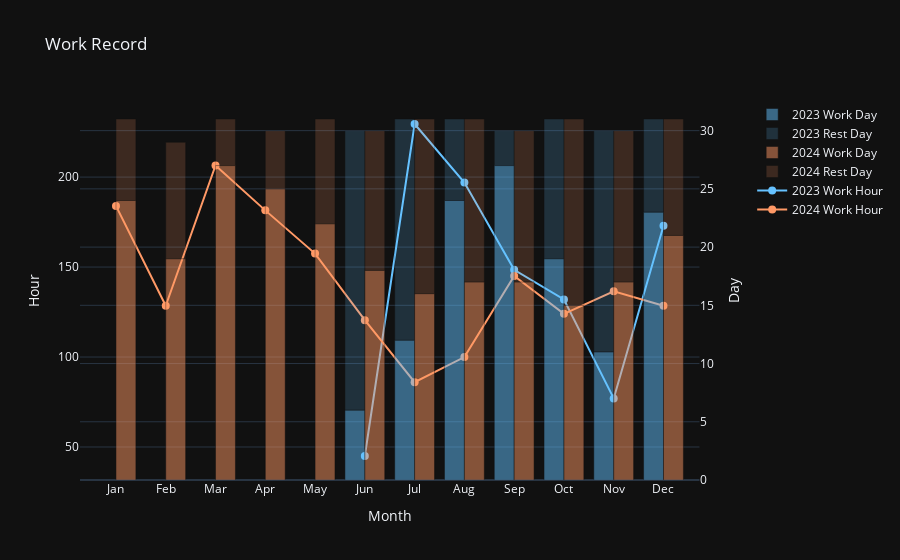

Notebook code for this chart:
### Markdown cell above
### 2023/2024 Work Tracker

### Code cell
import plotly.graph_objs as go
from plotly.subplots import make_subplots

x = ['Jan', 'Feb', 'Mar', 'Apr', 'May', 'Jun',
     'Jul', 'Aug', 'Sep', 'Oct', 'Nov', 'Dec']
day_in_month_2023 = [31, 28, 31, 30, 31, 30, 31, 31, 30, 31, 30, 31]
day_in_month_2024 = [31, 29, 31, 30, 31, 30, 31, 31, 30, 31, 30, 31]

y2023_hour = [None, None, None, None, None,
              45, 229.5, 197, 148.5, 132, 77, 173]
y2024_hour = [184, 128.5, 206.5, 181.5, 157.5,
              120.5, 86, 100, 145, 124, 136.5, 128.5]

y2023_day = [None, None, None, None, None, 6, 12, 24, 27, 19, 11, 23]
y2024_day = [24, 19, 27, 25, 22, 18, 16, 17, 17, 15, 17, 21]


def calculate_rest_day(day_in_month: list, y_day: list) -> list:
    """
    Calculate the rest days in a month based on the total days in a month and the work days in a month.

    Parameters:
    day_in_month (list): A list of total days in each month.
    y_day (list): A list of work days in each month.

    Returns:
    list: A list of rest days in each month.
    """
    rest_day = []
    for i in range(len(day_in_month)):
        if y_day[i] is None:
            rest_day.append(None)
        else:
            rest_day.append(day_in_month[i] - y_day[i])
    return rest_day


y2023_rest_day = calculate_rest_day(day_in_month_2023, y2023_day)
y2024_rest_day = calculate_rest_day(day_in_month_2024, y2024_day)

fig = make_subplots(specs=[[{"secondary_y": True}]])

fig.add_trace(go.Bar(
    x=x, y=y2023_day, name='2023 Work Day',
    marker_color='rgba(102, 194, 255, 0.7)',
    opacity=0.7,
    offsetgroup=0,
    base=0), secondary_y=True)

fig.add_trace(go.Bar(
    x=x, y=y2023_rest_day, name='2023 Rest Day',
    marker_color='rgba(102, 194, 255, 0.6)',
    opacity=0.3,
    offsetgroup=0,
    base=y2023_day), secondary_y=True)

fig.add_trace(go.Bar(
    x=x, y=y2024_day, name='2024 Work Day',
    marker_color='rgba(255, 153, 102, 0.7)',
    opacity=0.7,
    offsetgroup=1,
    base=0), secondary_y=True)

fig.add_trace(go.Bar(
    x=x, y=y2024_rest_day, name='2024 Rest Day',
    marker_color='rgba(255, 153, 102, 0.6)',
    opacity=0.3,
    offsetgroup=1,
    base=y2024_day), secondary_y=True)

fig.add_trace(go.Scatter(
    x=x, y=y2023_hour, mode='lines+markers',
    name='2023 Work Hour', line=dict(color='rgb(102, 194, 255)', width=2),
    marker=dict(color='rgb(102, 194, 255)', size=8)), secondary_y=False)

fig.add_trace(go.Scatter(
    x=x, y=y2024_hour, mode='lines+markers',
    name='2024 Work Hour', line=dict(color='rgb(255, 153, 102)', width=2),
    marker=dict(color='rgb(255, 153, 102)', size=8)), secondary_y=False)

fig.update_layout(
    title='Work Record',
    xaxis_title='Month',
    yaxis=dict(title='Hour'),
    yaxis2=dict(title='Day'),
    barmode='group',
    template='plotly_dark'
)

fig.update_yaxes(title_text='Hour', secondary_y=False)
fig.update_yaxes(title_text='Day', secondary_y=True)

fig.show()

# print the total work days and work hours in 2023 and 2024
total_work_days_2023 = sum(filter(None, y2023_day))
total_work_hours_2023 = sum(filter(None, y2023_hour))
total_work_days_2024 = sum(filter(None, y2024_day))
total_work_hours_2024 = sum(filter(None, y2024_hour))
print(f'Total work days in 2023: {total_work_days_2023}')
print(f'Total work hours in 2023: {total_work_hours_2023}')
print(f'Total work days in 2024: {total_work_days_2024}')
print(f'Total work hours in 2024: {total_work_hours_2024}')

### Figure 1 — Plotly figure (JSON) as saved in the notebook; plotly's stock layout.template omitted (floating-point values rounded to 4 significant figures)
{"data": [{"base": 0, "marker": {"color": "rgba(102, 194, 255, 0.7)"}, "name": "2023 Work Day", "offsetgroup": "0", "opacity": 0.7, "type": "bar", "x": ["Jan", "Feb", "Mar", "Apr", "May", "Jun", "Jul", "Aug", "Sep", "Oct", "Nov", "Dec"], "xaxis": "x", "y": [null, null, null, null, null, 6, 12, 24, 27, 19, 11, 23], "yaxis": "y2"}, {"base": [null, null, null, null, null, 6, 12, 24, 27, 19, 11, 23], "marker": {"color": "rgba(102, 194, 255, 0.6)"}, "name": "2023 Rest Day", "offsetgroup": "0", "opacity": 0.3, "type": "bar", "x": ["Jan", "Feb", "Mar", "Apr", "May", "Jun", "Jul", "Aug", "Sep", "Oct", "Nov", "Dec"], "xaxis": "x", "y": [null, null, null, null, null, 24, 19, 7, 3, 12, 19, 8], "yaxis": "y2"}, {"base": 0, "marker": {"color": "rgba(255, 153, 102, 0.7)"}, "name": "2024 Work Day", "offsetgroup": "1", "opacity": 0.7, "type": "bar", "x": ["Jan", "Feb", "Mar", "Apr", "May", "Jun", "Jul", "Aug", "Sep", "Oct", "Nov", "Dec"], "xaxis": "x", "y": [24, 19, 27, 25, 22, 18, 16, 17, 17, 15, 17, 21], "yaxis": "y2"}, {"base": [24, 19, 27, 25, 22, 18, 16, 17, 17, 15, 17, 21], "marker": {"color": "rgba(255, 153, 102, 0.6)"}, "name": "2024 Rest Day", "offsetgroup": "1", "opacity": 0.3, "type": "bar", "x": ["Jan", "Feb", "Mar", "Apr", "May", "Jun", "Jul", "Aug", "Sep", "Oct", "Nov", "Dec"], "xaxis": "x", "y": [7, 10, 4, 5, 9, 12, 15, 14, 13, 16, 13, 10], "yaxis": "y2"}, {"line": {"color": "rgb(102, 194, 255)", "width": 2}, "marker": {"color": "rgb(102, 194, 255)", "size": 8}, "mode": "lines+markers", "name": "2023 Work Hour", "type": "scatter", "x": ["Jan", "Feb", "Mar", "Apr", "May", "Jun", "Jul", "Aug", "Sep", "Oct", "Nov", "Dec"], "xaxis": "x", "y": [null, null, null, null, null, 45, 229.5, 197, 148.5, 132, 77, 173], "yaxis": "y"}, {"line": {"color": "rgb(255, 153, 102)", "width": 2}, "marker": {"color": "rgb(255, 153, 102)", "size": 8}, "mode": "lines+markers", "name": "2024 Work Hour", "type": "scatter", "x": ["Jan", "Feb", "Mar", "Apr", "May", "Jun", "Jul", "Aug", "Sep", "Oct", "Nov", "Dec"], "xaxis": "x", "y": [184, 128.5, 206.5, 181.5, 157.5, 120.5, 86, 100, 145, 124, 136.5, 128.5], "yaxis": "y"}], "layout": {"barmode": "group", "title": {"text": "Work Record"}, "xaxis": {"anchor": "y", "domain": [0, 0.94], "title": {"text": "Month"}}, "yaxis": {"anchor": "x", "domain": [0, 1], "title": {"text": "Hour"}}, "yaxis2": {"anchor": "x", "overlaying": "y", "side": "right", "title": {"text": "Day"}}}}
